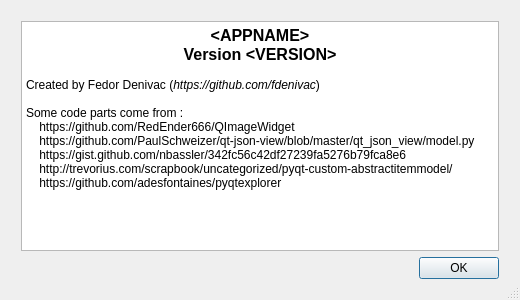
<?xml version="1.0" encoding="UTF-8"?>
<ui version="4.0">
 <class>Dialog</class>
 <widget class="QDialog" name="Dialog">
  <property name="geometry">
   <rect>
    <x>0</x>
    <y>0</y>
    <width>520</width>
    <height>300</height>
   </rect>
  </property>
  <property name="minimumSize">
   <size>
    <width>520</width>
    <height>300</height>
   </size>
  </property>
  <property name="windowTitle">
   <string>About Synology Photos Explorer</string>
  </property>
  <property name="layoutDirection">
   <enum>Qt::LeftToRight</enum>
  </property>
  <property name="sizeGripEnabled">
   <bool>true</bool>
  </property>
  <layout class="QGridLayout" name="gridLayout_2">
   <item row="0" column="0">
    <layout class="QGridLayout" name="gridLayout">
     <property name="leftMargin">
      <number>10</number>
     </property>
     <property name="topMargin">
      <number>10</number>
     </property>
     <property name="rightMargin">
      <number>10</number>
     </property>
     <property name="bottomMargin">
      <number>10</number>
     </property>
     <item row="1" column="0">
      <widget class="QDialogButtonBox" name="buttonBox">
       <property name="orientation">
        <enum>Qt::Horizontal</enum>
       </property>
       <property name="standardButtons">
        <set>QDialogButtonBox::Ok</set>
       </property>
      </widget>
     </item>
     <item row="0" column="0">
      <widget class="QTextEdit" name="textEdit">
       <property name="enabled">
        <bool>true</bool>
       </property>
       <property name="focusPolicy">
        <enum>Qt::NoFocus</enum>
       </property>
       <property name="acceptDrops">
        <bool>false</bool>
       </property>
       <property name="html">
        <string>&lt;!DOCTYPE HTML PUBLIC &quot;-//W3C//DTD HTML 4.0//EN&quot; &quot;http://www.w3.org/TR/REC-html40/strict.dtd&quot;&gt;
&lt;html&gt;&lt;head&gt;&lt;meta name=&quot;qrichtext&quot; content=&quot;1&quot; /&gt;&lt;meta charset=&quot;utf-8&quot; /&gt;&lt;style type=&quot;text/css&quot;&gt;
p, li { white-space: pre-wrap; }
hr { height: 1px; border-width: 0; }
li.unchecked::marker { content: &quot;\2610&quot;; }
li.checked::marker { content: &quot;\2612&quot;; }
&lt;/style&gt;&lt;/head&gt;&lt;body style=&quot; font-family:'Segoe UI'; font-size:9pt; font-weight:400; font-style:normal;&quot;&gt;
&lt;p align=&quot;center&quot; style=&quot; margin-top:0px; margin-bottom:0px; margin-left:0px; margin-right:0px; -qt-block-indent:0; text-indent:0px;&quot;&gt;&lt;span style=&quot; font-size:12pt; font-weight:700;&quot;&gt;&amp;lt;APPNAME&amp;gt;&lt;/span&gt;&lt;/p&gt;
&lt;p align=&quot;center&quot; style=&quot; margin-top:0px; margin-bottom:0px; margin-left:0px; margin-right:0px; -qt-block-indent:0; text-indent:0px;&quot;&gt;&lt;span style=&quot; font-size:12pt; font-weight:700;&quot;&gt;Version &amp;lt;VERSION&amp;gt;&lt;/span&gt;&lt;/p&gt;
&lt;p style=&quot;-qt-paragraph-type:empty; margin-top:0px; margin-bottom:0px; margin-left:0px; margin-right:0px; -qt-block-indent:0; text-indent:0px;&quot;&gt;&lt;br /&gt;&lt;/p&gt;
&lt;p style=&quot; margin-top:0px; margin-bottom:0px; margin-left:0px; margin-right:0px; -qt-block-indent:0; text-indent:0px;&quot;&gt;Created by Fedor Denivac (&lt;span style=&quot; font-style:italic;&quot;&gt;https://github.com/fdenivac&lt;/span&gt;)&lt;/p&gt;
&lt;p style=&quot;-qt-paragraph-type:empty; margin-top:0px; margin-bottom:0px; margin-left:0px; margin-right:0px; -qt-block-indent:0; text-indent:0px;&quot;&gt;&lt;br /&gt;&lt;/p&gt;
&lt;p style=&quot; margin-top:0px; margin-bottom:0px; margin-left:0px; margin-right:0px; -qt-block-indent:0; text-indent:0px;&quot;&gt;Some code parts come from :&lt;/p&gt;
&lt;p style=&quot; margin-top:0px; margin-bottom:0px; margin-left:0px; margin-right:0px; -qt-block-indent:0; text-indent:0px;&quot;&gt;    https://github.com/RedEnder666/QImageWidget&lt;/p&gt;
&lt;p style=&quot; margin-top:0px; margin-bottom:0px; margin-left:0px; margin-right:0px; -qt-block-indent:0; text-indent:0px;&quot;&gt;    https://github.com/PaulSchweizer/qt-json-view/blob/master/qt_json_view/model.py&lt;/p&gt;
&lt;p style=&quot; margin-top:0px; margin-bottom:0px; margin-left:0px; margin-right:0px; -qt-block-indent:0; text-indent:0px;&quot;&gt;    https://gist.github.com/nbassler/342fc56c42df27239fa5276b79fca8e6&lt;/p&gt;
&lt;p style=&quot; margin-top:0px; margin-bottom:0px; margin-left:0px; margin-right:0px; -qt-block-indent:0; text-indent:0px;&quot;&gt;    http://trevorius.com/scrapbook/uncategorized/pyqt-custom-abstractitemmodel/&lt;/p&gt;
&lt;p style=&quot; margin-top:0px; margin-bottom:0px; margin-left:0px; margin-right:0px; -qt-block-indent:0; text-indent:0px;&quot;&gt;    https://github.com/adesfontaines/pyqtexplorer&lt;/p&gt;
&lt;p style=&quot; margin-top:0px; margin-bottom:0px; margin-left:0px; margin-right:0px; -qt-block-indent:0; text-indent:0px;&quot;&gt;	&lt;/p&gt;&lt;/body&gt;&lt;/html&gt;</string>
       </property>
      </widget>
     </item>
    </layout>
   </item>
  </layout>
 </widget>
 <resources/>
 <connections>
  <connection>
   <sender>buttonBox</sender>
   <signal>accepted()</signal>
   <receiver>Dialog</receiver>
   <slot>accept()</slot>
   <hints>
    <hint type="sourcelabel">
     <x>248</x>
     <y>254</y>
    </hint>
    <hint type="destinationlabel">
     <x>157</x>
     <y>274</y>
    </hint>
   </hints>
  </connection>
  <connection>
   <sender>buttonBox</sender>
   <signal>rejected()</signal>
   <receiver>Dialog</receiver>
   <slot>reject()</slot>
   <hints>
    <hint type="sourcelabel">
     <x>316</x>
     <y>260</y>
    </hint>
    <hint type="destinationlabel">
     <x>286</x>
     <y>274</y>
    </hint>
   </hints>
  </connection>
 </connections>
</ui>
